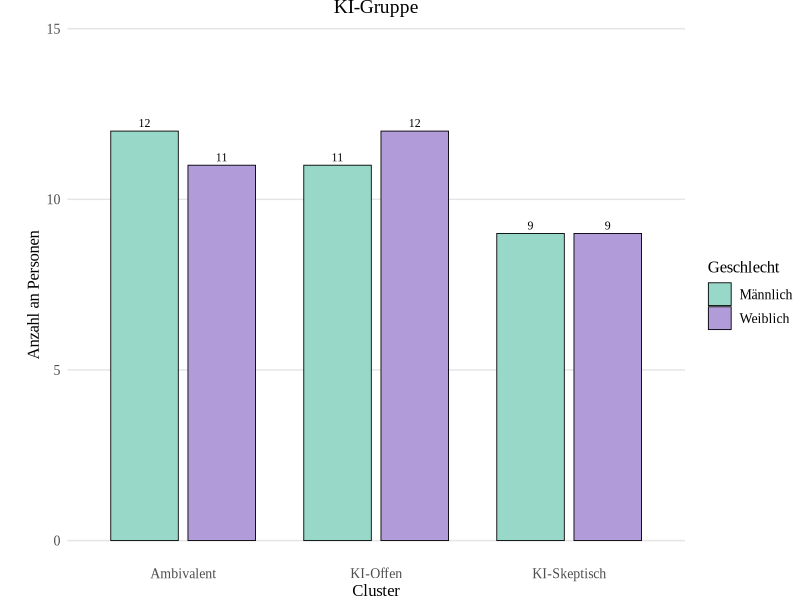
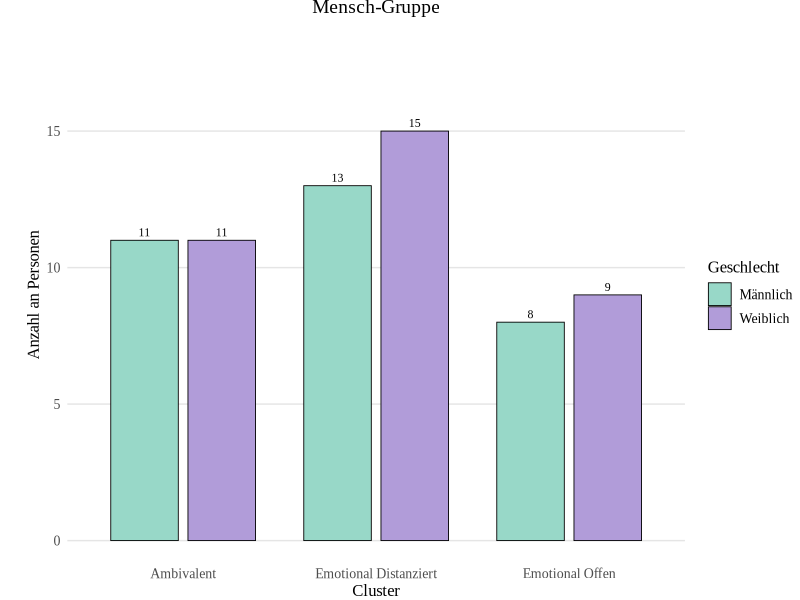

The R source for these figures, in order:
# =============================================================================
# GENDER GROUPS BY CLUSTER VISUALIZATION
# =============================================================================
# Erstellt Visualisierungen der Geschlechtergruppen für KI-Gruppe und Mensch-Gruppe
# getrennt, mit anderen Farben als üblich, aber gleichem Style

library(dplyr)
library(ggplot2)
library(tidyr)

# =============================================================================
# LOAD DATA
# =============================================================================

cat("Lade Daten...\n")
data <- read.delim("organized/data/Bereinigte Daten von WhatsApp Business.csv", 
                   fileEncoding = "UTF-16LE", stringsAsFactors = FALSE)

# Filter data (FINISHED=1)
data_processed <- data %>% filter(FINISHED == 1)

# Separate KI and Mensch groups
data_ki <- data_processed %>% filter(AB01 == 1)
data_mensch <- data_processed %>% filter(AB01 == 2)

cat("✓ KI-Gruppe: n =", nrow(data_ki), "\n")
cat("✓ Mensch-Gruppe: n =", nrow(data_mensch), "\n")

# =============================================================================
# PERFORM CLUSTERING FOR KI GROUP
# =============================================================================

cat("\n=== CLUSTERING FÜR KI-GRUPPE ===\n")

# Calculate composite scores for KI group
mn_cols <- c("MN01_01", "MN01_02", "MN01_03", "MN01_04", "MN01_05", "MN01_06", "MN01_07")
vs_cols <- c("VS01_01", "VS01_02", "VS01_03", "VS01_04", "VS01_05", "VS01_06", "VS01_07", "VS01_08")
ea_cols <- c("EA01_01", "EA01_02", "EA01_03", "EA01_04", "EA01_05")
id_cols <- c("ID01_01", "ID01_02", "ID01_03", "ID01_04")

# Create composite scores for KI
cluster_data_ki <- data.frame(
  VS = rowMeans(data_ki[, vs_cols], na.rm = TRUE),
  MN = rowMeans(data_ki[, mn_cols], na.rm = TRUE),
  ID = rowMeans(data_ki[, id_cols], na.rm = TRUE),
  EA = rowMeans(data_ki[, ea_cols], na.rm = TRUE)
)

# Remove missing values for KI
cluster_data_ki_clean <- cluster_data_ki[complete.cases(cluster_data_ki), ]
data_ki_clean <- data_ki[complete.cases(cluster_data_ki), ]

# Perform k-means clustering for KI
set.seed(123)
kmeans_result_ki <- kmeans(cluster_data_ki_clean, centers = 3, nstart = 25)
clusters_ki <- kmeans_result_ki$cluster

# Calculate cluster means for KI
cluster_means_ki <- data.frame(
  cluster_number = 1:3,
  n = as.numeric(table(clusters_ki)),
  VS = round(tapply(cluster_data_ki_clean$VS, clusters_ki, mean), 3),
  MN = round(tapply(cluster_data_ki_clean$MN, clusters_ki, mean), 3),
  ID = round(tapply(cluster_data_ki_clean$ID, clusters_ki, mean), 3),
  EA = round(tapply(cluster_data_ki_clean$EA, clusters_ki, mean), 3)
)

# Calculate overall mean for each cluster
cluster_means_ki$overall_mean <- (cluster_means_ki$VS + cluster_means_ki$MN + 
                                 cluster_means_ki$ID + cluster_means_ki$EA) / 4

# Sort by overall mean (highest to lowest)
cluster_means_ki_sorted <- cluster_means_ki[order(cluster_means_ki$overall_mean, decreasing = TRUE), ]

# Assign names based on ranking for KI
cluster_means_ki_sorted$cluster_name <- c("KI-Offen", "Ambivalent", "KI-Skeptisch")

# Add cluster information to KI data
data_ki_clean$Cluster <- clusters_ki
data_ki_clean$Cluster_Name <- cluster_means_ki_sorted$cluster_name[clusters_ki]

cat("KI-Gruppe Cluster-Verteilung:\n")
for(i in 1:nrow(cluster_means_ki_sorted)) {
  cat("-", cluster_means_ki_sorted$cluster_name[i], ":", cluster_means_ki_sorted$n[i], 
      "(", round(cluster_means_ki_sorted$n[i] / sum(cluster_means_ki_sorted$n) * 100, 1), "%)\n")
}

# =============================================================================
# PERFORM CLUSTERING FOR MENSCH GROUP
# =============================================================================

cat("\n=== CLUSTERING FÜR MENSCH-GRUPPE ===\n")

# Create composite scores for Mensch
cluster_data_mensch <- data.frame(
  VS = rowMeans(data_mensch[, vs_cols], na.rm = TRUE),
  MN = rowMeans(data_mensch[, mn_cols], na.rm = TRUE),
  ID = rowMeans(data_mensch[, id_cols], na.rm = TRUE),
  EA = rowMeans(data_mensch[, ea_cols], na.rm = TRUE)
)

# Remove missing values for Mensch
cluster_data_mensch_clean <- cluster_data_mensch[complete.cases(cluster_data_mensch), ]
data_mensch_clean <- data_mensch[complete.cases(cluster_data_mensch), ]

# Perform k-means clustering for Mensch
set.seed(123)
kmeans_result_mensch <- kmeans(cluster_data_mensch_clean, centers = 3, nstart = 25)
clusters_mensch <- kmeans_result_mensch$cluster

# Calculate cluster means for Mensch
cluster_means_mensch <- data.frame(
  cluster_number = 1:3,
  n = as.numeric(table(clusters_mensch)),
  VS = round(tapply(cluster_data_mensch_clean$VS, clusters_mensch, mean), 3),
  MN = round(tapply(cluster_data_mensch_clean$MN, clusters_mensch, mean), 3),
  ID = round(tapply(cluster_data_mensch_clean$ID, clusters_mensch, mean), 3),
  EA = round(tapply(cluster_data_mensch_clean$EA, clusters_mensch, mean), 3)
)

# Calculate overall mean for each cluster
cluster_means_mensch$overall_mean <- (cluster_means_mensch$VS + cluster_means_mensch$MN + 
                                     cluster_means_mensch$ID + cluster_means_mensch$EA) / 4

# Sort by overall mean (highest to lowest)
cluster_means_mensch_sorted <- cluster_means_mensch[order(cluster_means_mensch$overall_mean, decreasing = TRUE), ]

# Assign names based on ranking for Mensch
cluster_means_mensch_sorted$cluster_name <- c("Emotional Offen", "Ambivalent", "Emotional Distanziert")

# Add cluster information to Mensch data
data_mensch_clean$Cluster <- clusters_mensch
data_mensch_clean$Cluster_Name <- cluster_means_mensch_sorted$cluster_name[clusters_mensch]

cat("Mensch-Gruppe Cluster-Verteilung:\n")
for(i in 1:nrow(cluster_means_mensch_sorted)) {
  cat("-", cluster_means_mensch_sorted$cluster_name[i], ":", cluster_means_mensch_sorted$n[i], 
      "(", round(cluster_means_mensch_sorted$n[i] / sum(cluster_means_mensch_sorted$n) * 100, 1), "%)\n")
}

# =============================================================================
# CREATE GENDER GROUPS
# =============================================================================

cat("\n=== ERSTELLE GESCHLECHTERGRUPPEN ===\n")

# Create gender groups for KI
data_ki_clean$Gender_Group <- ifelse(data_ki_clean$SO02 == 1, "Männlich", "Weiblich")

# Create gender groups for Mensch
data_mensch_clean$Gender_Group <- ifelse(data_mensch_clean$SO02 == 1, "Männlich", "Weiblich")

# Count persons by cluster and gender group for KI
gender_cluster_counts_ki <- data_ki_clean %>%
  group_by(Cluster_Name, Gender_Group) %>%
  summarise(Count = n(), .groups = 'drop') %>%
  mutate(Group = "KI")

# Count persons by cluster and gender group for Mensch
gender_cluster_counts_mensch <- data_mensch_clean %>%
  group_by(Cluster_Name, Gender_Group) %>%
  summarise(Count = n(), .groups = 'drop') %>%
  mutate(Group = "Mensch")

cat("Geschlechtergruppen-Verteilung KI:\n")
print(gender_cluster_counts_ki)
cat("\nGeschlechtergruppen-Verteilung Mensch:\n")
print(gender_cluster_counts_mensch)

# =============================================================================
# CREATE VISUALIZATIONS
# =============================================================================

cat("\n=== ERSTELLE GESCHLECHTERGRUPPEN-VISUALISIERUNGEN ===\n")

# Create the KI group visualization with different colors
ki_gender_plot <- ggplot(gender_cluster_counts_ki, aes(x = Cluster_Name, y = Count, fill = Gender_Group)) +
  geom_bar(stat = "identity", position = position_dodge(width = 0.8), width = 0.7, 
           color = "black", linewidth = 0.3) +
  geom_text(aes(label = Count), 
            position = position_dodge(width = 0.8), 
            vjust = -0.5, 
            size = 3, 
            family = "Times New Roman") +
  scale_fill_manual(values = c(
    "Männlich" = "#98D8C8",      # Gedecktes Pastell-Grün
    "Weiblich" = "#B19CD9"       # Gedecktes Pastell-Lila
  )) +
  labs(x = "Cluster",
       y = "Anzahl an Personen",
       fill = "Geschlecht",
       title = "KI-Gruppe") +
  theme_minimal() +
  theme(
    axis.title = element_text(size = 12, family = "Times New Roman"),
    axis.text = element_text(size = 10, family = "Times New Roman"),
    axis.text.x = element_text(angle = 0, family = "Times New Roman"),
    legend.title = element_text(size = 12, family = "Times New Roman"),
    legend.text = element_text(size = 10, family = "Times New Roman"),
    panel.grid.major = element_line(color = "gray90"),
    panel.grid.minor = element_blank(),
    panel.background = element_rect(fill = "white", color = NA),
    plot.background = element_rect(fill = "white", color = NA),
    panel.border = element_blank(),
    axis.line.x = element_blank(),
    axis.line.y = element_blank(),
    axis.ticks = element_blank(),
    axis.line = element_blank(),
    plot.margin = margin(0, 0, 0, 20),
    panel.grid.major.x = element_blank(),
    panel.grid.minor.x = element_blank(),
    axis.ticks.x = element_line(),
    axis.ticks.length.x = unit(0, "pt"),
    plot.title = element_text(size = 14, family = "Times New Roman", hjust = 0.5)
  ) +
  ylim(0, max(gender_cluster_counts_ki$Count) * 1.2)

# Create the Mensch group visualization with different colors
mensch_gender_plot <- ggplot(gender_cluster_counts_mensch, aes(x = Cluster_Name, y = Count, fill = Gender_Group)) +
  geom_bar(stat = "identity", position = position_dodge(width = 0.8), width = 0.7, 
           color = "black", linewidth = 0.3) +
  geom_text(aes(label = Count), 
            position = position_dodge(width = 0.8), 
            vjust = -0.5, 
            size = 3, 
            family = "Times New Roman") +
  scale_fill_manual(values = c(
    "Männlich" = "#98D8C8",      # Gedecktes Pastell-Grün
    "Weiblich" = "#B19CD9"       # Gedecktes Pastell-Lila
  )) +
  labs(x = "Cluster",
       y = "Anzahl an Personen",
       fill = "Geschlecht",
       title = "Mensch-Gruppe") +
  theme_minimal() +
  theme(
    axis.title = element_text(size = 12, family = "Times New Roman"),
    axis.text = element_text(size = 10, family = "Times New Roman"),
    axis.text.x = element_text(angle = 0, family = "Times New Roman"),
    legend.title = element_text(size = 12, family = "Times New Roman"),
    legend.text = element_text(size = 10, family = "Times New Roman"),
    panel.grid.major = element_line(color = "gray90"),
    panel.grid.minor = element_blank(),
    panel.background = element_rect(fill = "white", color = NA),
    plot.background = element_rect(fill = "white", color = NA),
    panel.border = element_blank(),
    axis.line.x = element_blank(),
    axis.line.y = element_blank(),
    axis.ticks = element_blank(),
    axis.line = element_blank(),
    plot.margin = margin(0, 0, 0, 20),
    panel.grid.major.x = element_blank(),
    panel.grid.minor.x = element_blank(),
    axis.ticks.x = element_line(),
    axis.ticks.length.x = unit(0, "pt"),
    plot.title = element_text(size = 14, family = "Times New Roman", hjust = 0.5)
  ) +
  ylim(0, max(gender_cluster_counts_mensch$Count) * 1.2)

# Save the visualizations
dir.create("organized/images/clustering", recursive = TRUE, showWarnings = FALSE)

ggsave("organized/images/clustering/ki_gender_groups_visualization.png", 
       ki_gender_plot, width = 10, height = 6, dpi = 300, bg = "white", 
       limitsize = FALSE)

ggsave("organized/images/clustering/human_gender_groups_visualization.png", 
       mensch_gender_plot, width = 10, height = 6, dpi = 300, bg = "white", 
       limitsize = FALSE)

cat("✓ ki_gender_groups_visualization.png erstellt\n")
cat("✓ human_gender_groups_visualization.png erstellt\n")

# =============================================================================
# DATA SUMMARY
# =============================================================================

cat("\n================================================================================\n")
cat("GENDER GROUPS BY CLUSTER VISUALIZATION COMPLETED\n")
cat("================================================================================\n")
cat("Generated files:\n")
cat("- organized/images/clustering/ki_gender_groups_visualization.png\n")
cat("- organized/images/clustering/human_gender_groups_visualization.png\n")

cat("\nKI-Gruppe Geschlechtergruppen nach Cluster:\n")
print(gender_cluster_counts_ki)
cat("\nMensch-Gruppe Geschlechtergruppen nach Cluster:\n")
print(gender_cluster_counts_mensch)

cat("\nKI-Gruppe Cluster-Zusammenfassung:\n")
print(cluster_means_ki_sorted[, c("cluster_name", "n", "VS", "MN", "ID", "EA")])
cat("\nMensch-Gruppe Cluster-Zusammenfassung:\n")
print(cluster_means_mensch_sorted[, c("cluster_name", "n", "VS", "MN", "ID", "EA")])

cat("\n=== FARBEN VERWENDET ===\n")
cat("Männlich: #98D8C8 (Gedecktes Pastell-Grün)\n")
cat("Weiblich: #B19CD9 (Gedecktes Pastell-Lila)\n")
cat("(Andere Farben als üblich, aber gleicher Style)\n")

cat("\n================================================================================\n") 